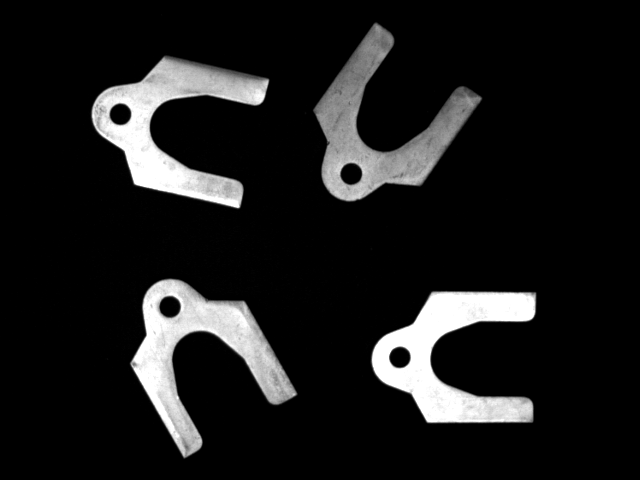
#> input picture Images/Geometric Matching/Gauges 00.tif, 640 x 480 px
$ jupyter execute Notebook_2.ipynb   (shell and % lines are left out)
#> lines starting #> are read from the running program, lines starting #| are printed output that depends on the picture
# Mathematical tools for image processing with OpenCV

[cell 1]
import cv2
import numpy as np
from matplotlib import pyplot as plt

#### 1. Load the images ‘Gauges  00.tif’, ‘Cables14.jpg’, ‘Pins-00.bmp’ and ‘Connector  01.jpg’ (`im1`, `im2`, `im3` and `im4`) and show them on a single figure.

[cell 2]
im1 = cv2.imread('../Images/Geometric Matching/Gauges 00.tif', 0)
#> im1 is the input picture: shape (480, 640); min 0, max 255, mean 28.1
im2_bgr = cv2.imread('../Images/cables/cables14.jpg', 1)
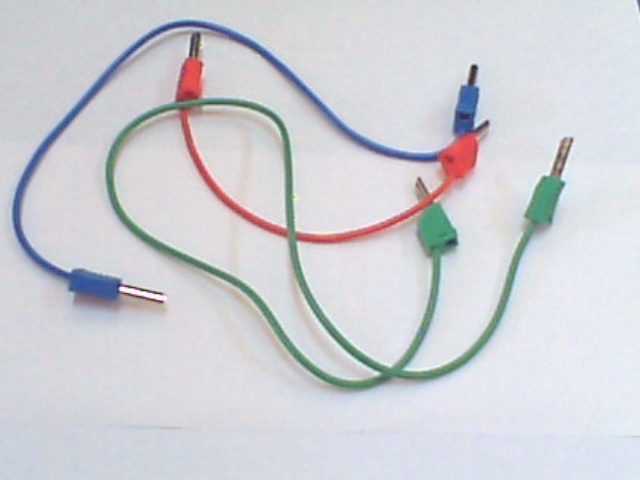
#> input picture Images/cables/cables14.jpg, 640 x 480 px
#> im2_bgr is the input picture: shape (480, 640, 3); mean B, G, R 214.1, 208.6, 207.2
im2 = cv2.cvtColor(im2_bgr, cv2.COLOR_BGR2RGB)
im3 = cv2.imread('../Images/Pins/Pins-00.bmp', 0)
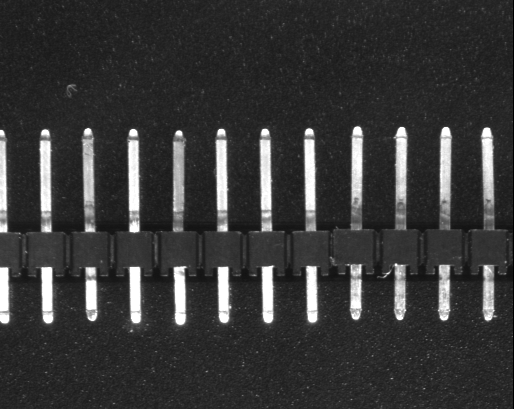
#> input picture Images/Pins/Pins-00.bmp, 514 x 409 px
#> im3 is the input picture: shape (409, 514); min 0, max 255, mean 56.2
im4 = cv2.imread('../Images/Connector/Connector 01.jpg', 0)
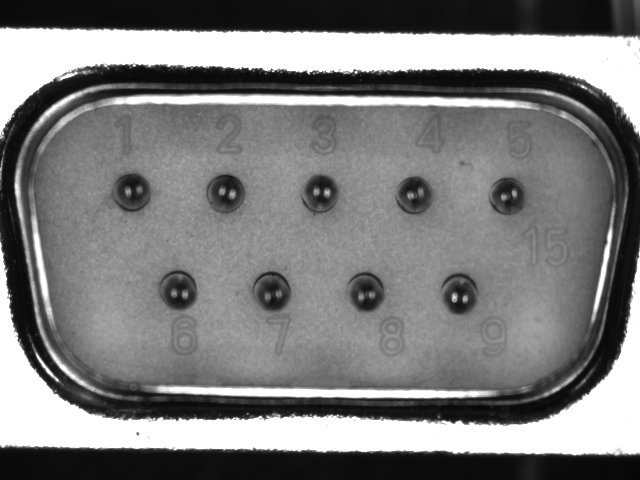
#> input picture Images/Connector/Connector 01.jpg, 640 x 480 px
#> im4 is the input picture: shape (480, 640); min 2, max 255, mean 125.1

plt.figure(0)
plt.subplot(2,2,1), plt.imshow(im1, 'gray')
plt.subplot(2,2,2), plt.imshow(im2)
plt.subplot(2,2,3), plt.imshow(im3, 'gray')
plt.subplot(2,2,4), plt.imshow(im4, 'gray')
plt.show()
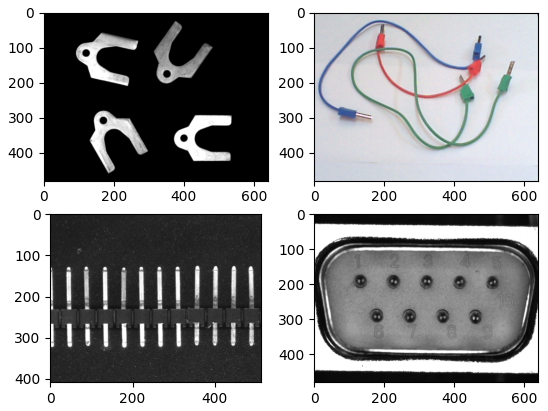
#> figure drawn by matplotlib, 4 panels
